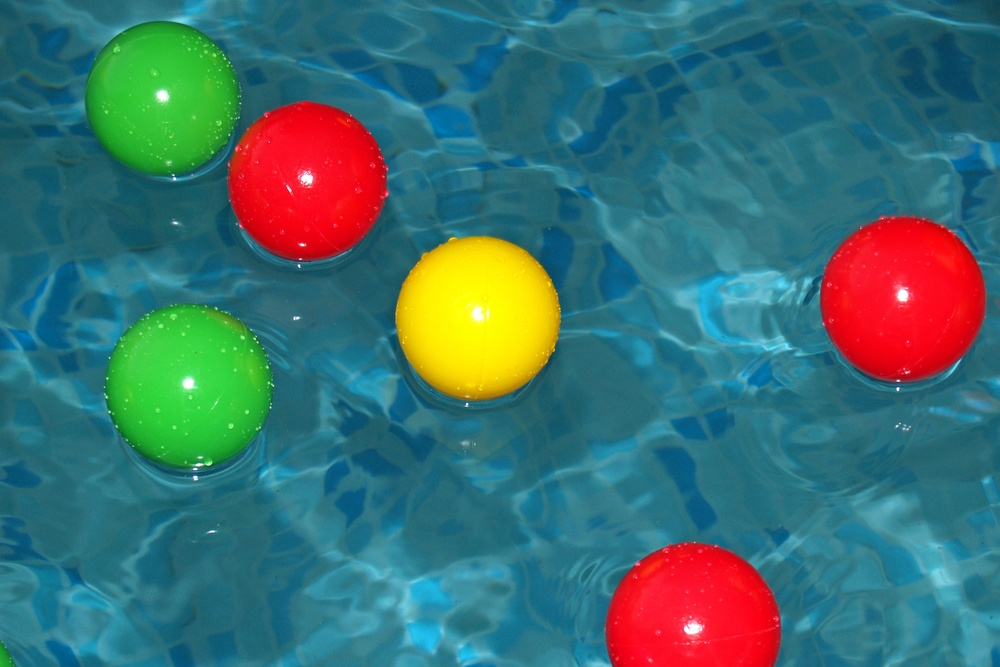
#> input picture SubjuGator/perception/subjugator_perception/nodes/test_images/ball2.jpg, 1000 x 667 px, shrunk from 4368 x 2912 before the run
$ python -i features.py   (imports and definitions only)   (older library calls are emulated)
#> lines starting #> are read from the running program, lines starting #| are printed output that depends on the picture; after the words box and inside, x2 and y2 are one past the last pixel; in counts of white or black regions, pixels touching at a corner belong together
import cv2
import numpy as np
from scipy.signal import ricker


def mexh(pts, scale):
    """Compute a 2d Mexican Hat wavelet 'kernel'"""
    mexican_hat_1d = ricker(pts, scale)
    mexican_hat_2d = np.outer(mexican_hat_1d, mexican_hat_1d)
    return mexican_hat_2d


def circle_kernel(scale=15, mag=1):
    """Compute a circular kernel"""
#> call 2 of circle_kernel, with scale = 15, mag = 1
#> in circle_kernel (call 2), `cv2.circle(kernel, midpoint, midpoint[0] / 2, 1 * mag, -1)`:
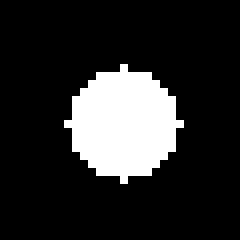
#> kernel: shape (30, 30) float64 (shown 8 times larger); values -1 (black) and 1 (white), 16.6% white; 1 white region, box (x1, y1, x2, y2) and area: (8, 8, 23, 23) 149
#> in circle_kernel (call 3), `cv2.circle(kernel, midpoint, midpoint[0] / 2, 1 * mag, -1)`: kernel: shape (60, 60) float64; values -1 (black) and 1 (white), 19.7% white; 1 white region, box (x1, y1, x2, y2) and area: (15, 15, 46, 46) 709
#> in circle_kernel (call 5), `cv2.circle(kernel, midpoint, midpoint[0] / 2, 1 * mag, -1)`: kernel: shape (30, 30) float64; values -1 (black) and 1 (white), 83.4% white; 1 black region, box (x1, y1, x2, y2) and area: (8, 8, 23, 23) 149
#> further down, picture is the input picture: shape (667, 1000, 3); mean B, G, R 111.9, 111.3, 62.3
    kernel = np.ones((scale * 2, scale * 2)) * -1 * mag
    midpoint = (scale, scale)
    cv2.circle(kernel, midpoint, midpoint[0] / 2, 1 * mag, -1)

    return kernel


def hog_image(image, window_size=100, bin_n=4):
    """Quick convolutional sliding-window computation of HOG features
    The output is in stacked image form

    >>> hog_image(image, window_size=sz, bin_n=bin_n)

    HOG - histogram of oriented gradients
    """
#> called with window_size = 100, bin_n = 4
    gx = cv2.Sobel(image, cv2.CV_32F, 1, 0)
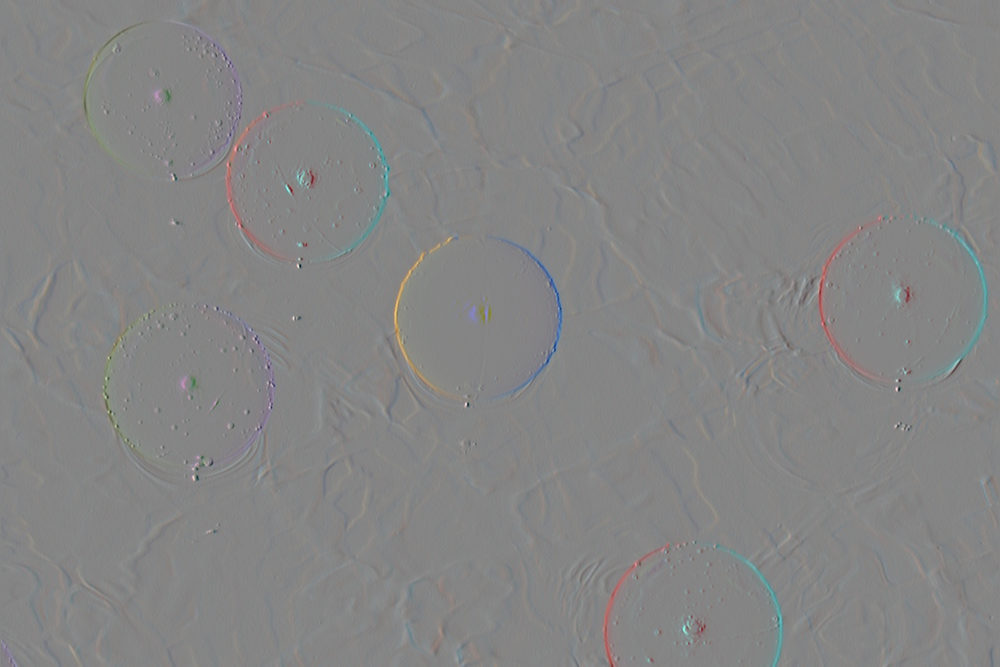
#> gx: shape (667, 1000, 3) float32; mean B, G, R 0.1, 0, 0; drawn with min black and max white
    gy = cv2.Sobel(image, cv2.CV_32F, 0, 1)
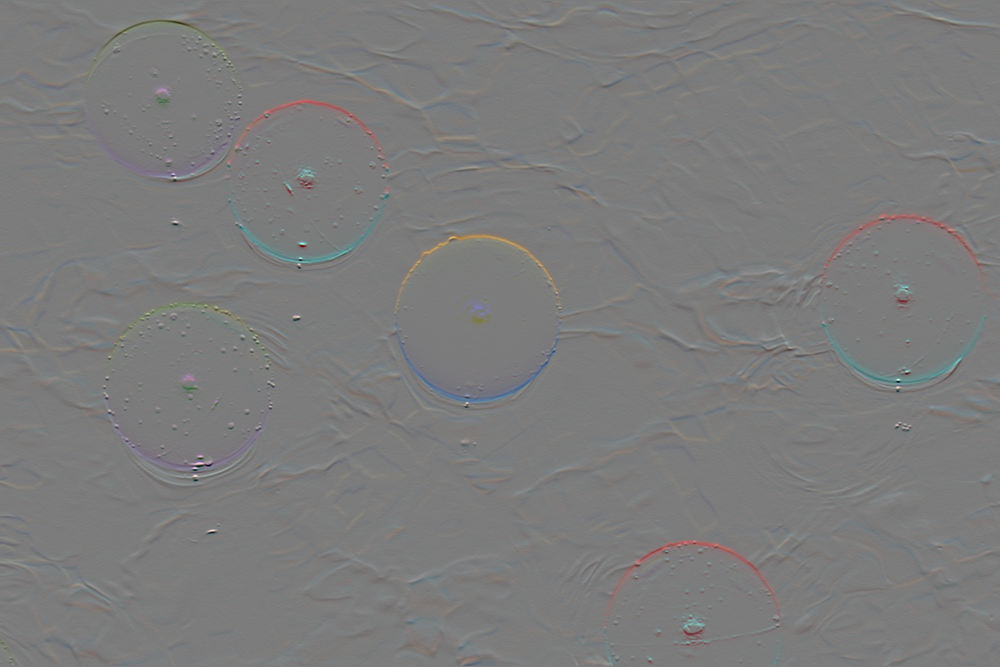
#> gy: shape (667, 1000, 3) float32; mean B, G, R 0, 0, 0.4; drawn with min black and max white
    mag, ang = cv2.cartToPolar(gx, gy)
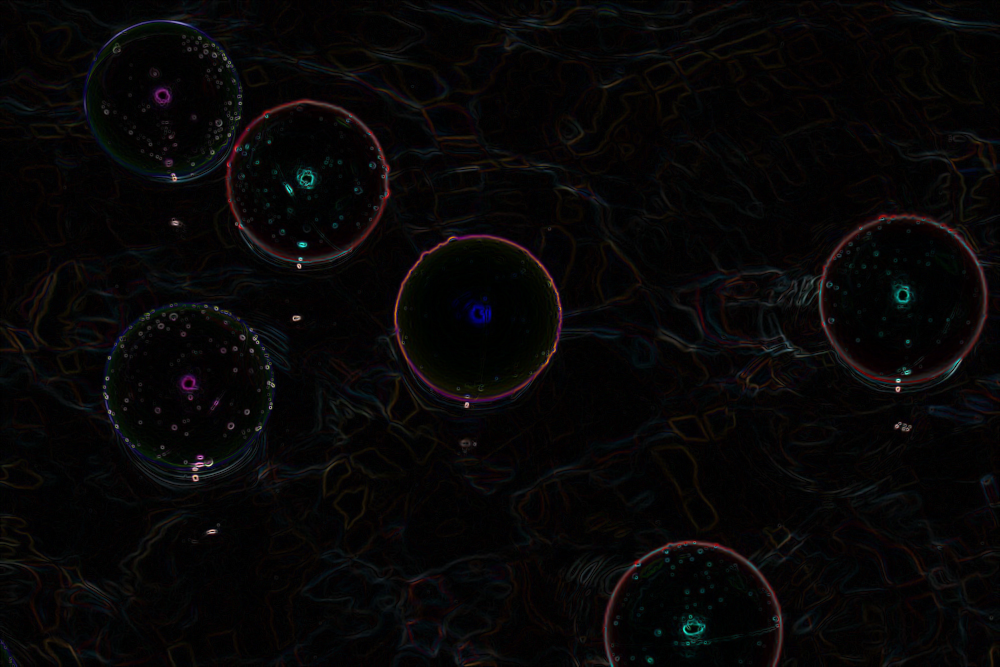
#> mag: shape (667, 1000, 3) float32; mean B, G, R 22.7, 21.8, 25.4; drawn with min black and max white
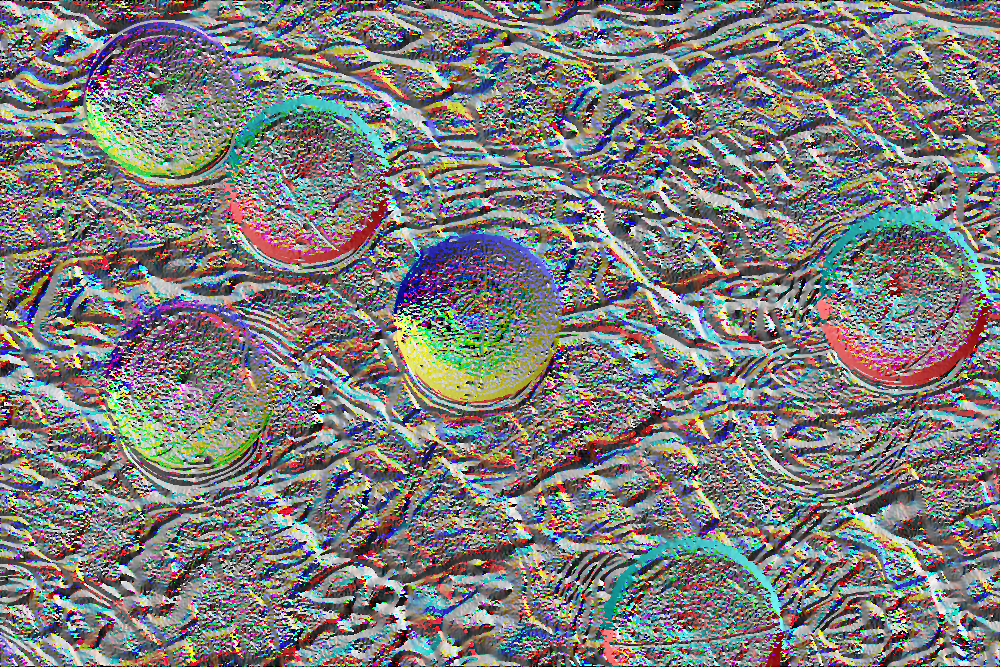
#> ang: shape (667, 1000, 3) float32; mean B, G, R 3.05, 3.07, 3.1; drawn with min black and max white

    _sum = np.ones((window_size, window_size))

    bins = np.int32(bin_n * ang / (2 * np.pi))
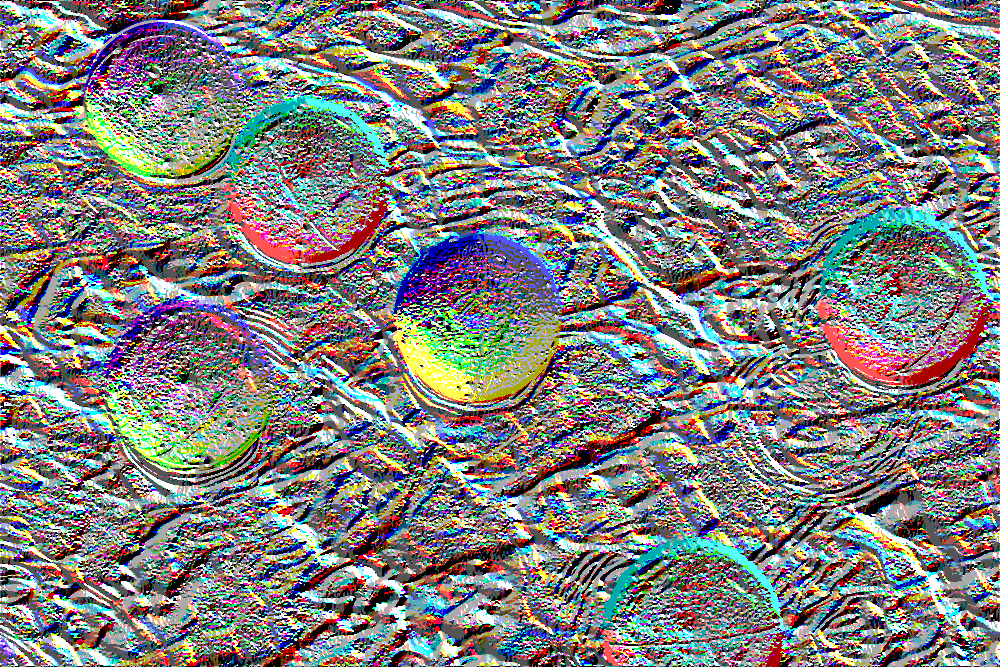
#> bins: shape (667, 1000, 3) int32; mean B, G, R 1.48, 1.49, 1.5; drawn with min black and max white
    output_im = np.zeros((ang.shape[0], ang.shape[1], bin_n))
    for n in range(bin_n):
        vals = (bins == n).astype(np.float32)
        output_im[:, :, n] = cv2.filter2D(vals, -1, _sum)
        output_im[:, :, n] /= np.max(output_im[:, :, n])
#> this loop made 1 pass
#> pass 1, in hog_image, `vals = (bins == n).astype(np.float32)`:
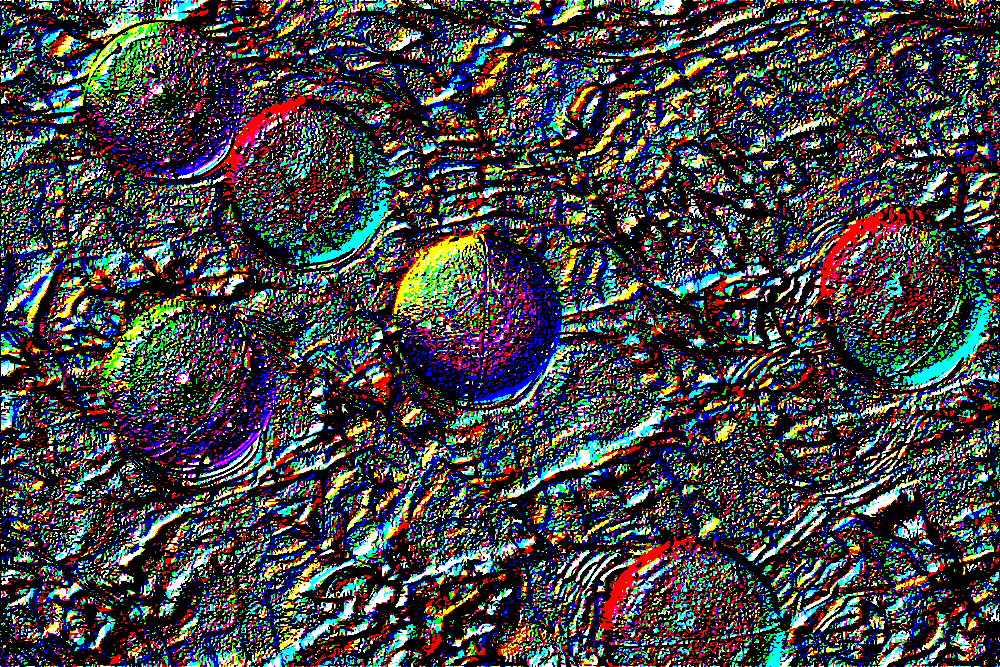
#> vals: shape (667, 1000, 3) float32; mean B, G, R 0.253, 0.251, 0.249
#> after the loop: output_im: shape (667, 1000, 4) float64; every value is 0

    return output_im


def conv_features(image):
    """Generate features by convolving them with our known kernel bank
    Returns an N channel image
    """
    all_convolutions = []
    avg = np.ones((15, 15)) / (15.0 * 15.0)

    for kernel in useful_kernels:
        # Convolve with kernel
        flt = cv2.filter2D(image.astype(np.float32), -1, kernel)
        # Take an average
        flt = cv2.filter2D(flt, -1, avg)
        # Normalize
        flt = (flt - (2 * np.min(flt))) / (np.max(flt) - np.min(flt))
        all_convolutions.append(flt)

    return np.dstack(all_convolutions)


useful_kernels = [
    circle_kernel(5),
    circle_kernel(15),
    circle_kernel(30),
    # circle_kernel(100),
    circle_kernel(5, mag=-1),
    circle_kernel(15, mag=-1),
    circle_kernel(30, mag=-1),
    # circle_kernel(100, mag=-1),
]

# I know this looks ugly.
ksize = 10
box = np.ones((ksize, ksize))
box[ksize // 2 :, :] = -1
# [1 line not run here, left out]

box = np.ones((ksize, ksize))
box[: ksize // 2, :] = -1
# [1 line not run here, left out]

box = np.ones((ksize, ksize))
box[:, ksize // 2 :] = -1
# [1 line not run here, left out]

box = np.ones((ksize, ksize))
box[:, : ksize // 2] = -1
# [1 line not run here, left out]

# [15 lines of commented-out code are left out]

>>> import cv2
>>> picture = cv2.imread('../../../subjugator_perception/nodes/test_images/ball2.jpg')
#> (the run stopped early here; a loop or call above may not have finished)

$ run again, on SubjuGator/perception/subjugator_perception/nodes/test_images/ball1.png
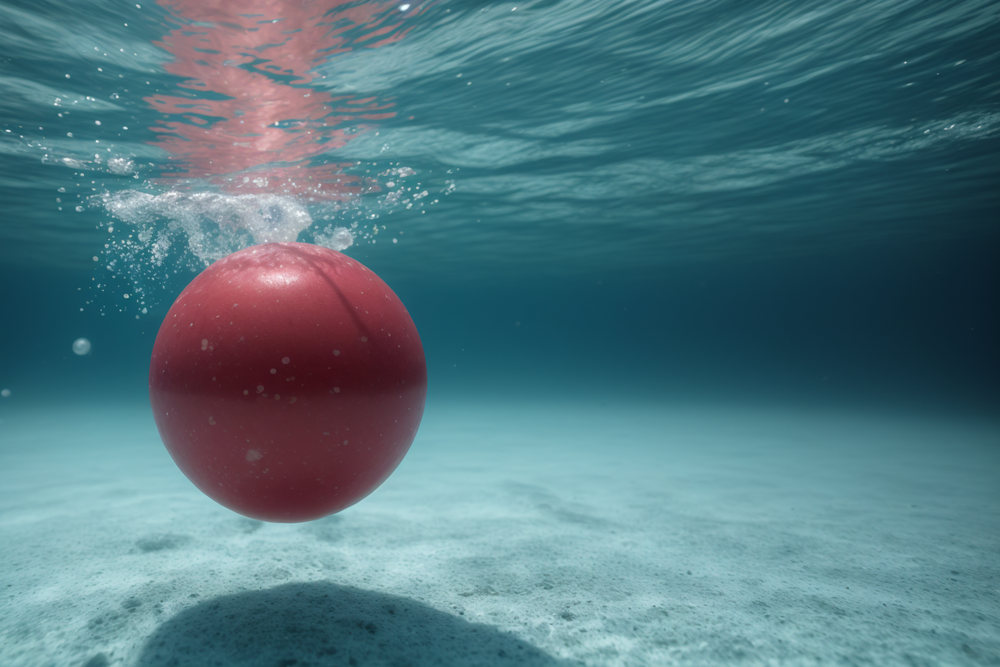
#> input picture SubjuGator/perception/subjugator_perception/nodes/test_images/ball1.png, 1000 x 667 px, shrunk from 1536 x 1024 before the run
#> kernel: shape (30, 30) float64; values -1 (black) and 1 (white), 16.6% white; 1 white region, box (x1, y1, x2, y2) and area: (8, 8, 23, 23) 149
#> kernel: shape (60, 60) float64; values -1 (black) and 1 (white), 19.7% white; 1 white region, box (x1, y1, x2, y2) and area: (15, 15, 46, 46) 709
#> kernel: shape (30, 30) float64; values -1 (black) and 1 (white), 83.4% white; 1 black region, box (x1, y1, x2, y2) and area: (8, 8, 23, 23) 149
#> picture is the input picture: shape (667, 1000, 3); mean B, G, R 128.2, 118.9, 82.1
#> in hog_image, `bins = np.int32(bin_n * ang / (2 * np.pi))`:
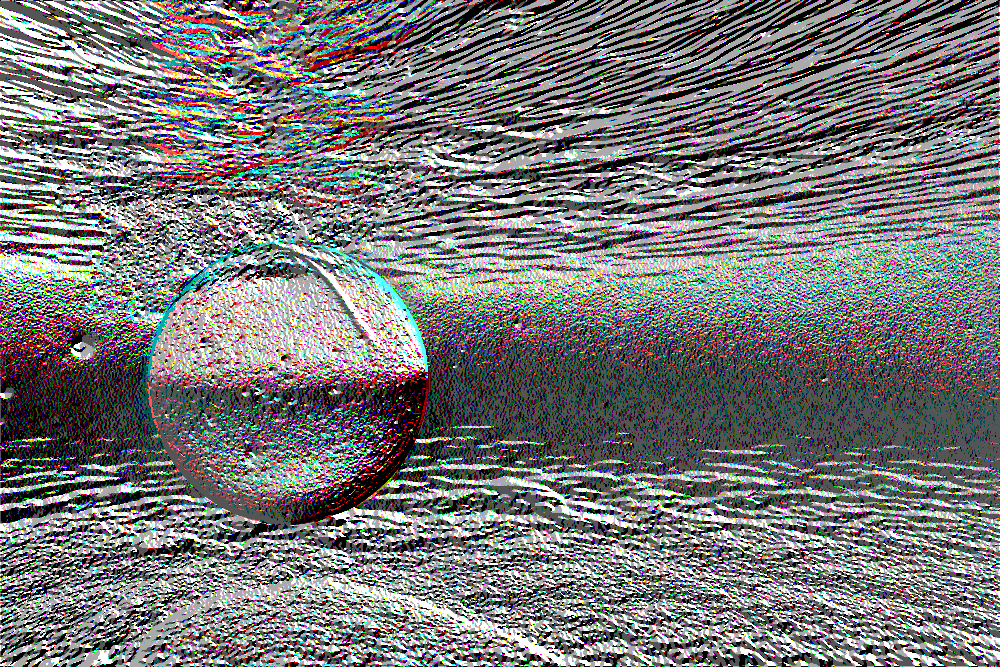
#> bins: shape (667, 1000, 3) int32; mean B, G, R 1.4, 1.39, 1.39; drawn with min black and max white
#> the loop in hog_image, `for n in range(bin_n):` made 1 pass
#> pass 1, in hog_image, `vals = (bins == n).astype(np.float32)`:
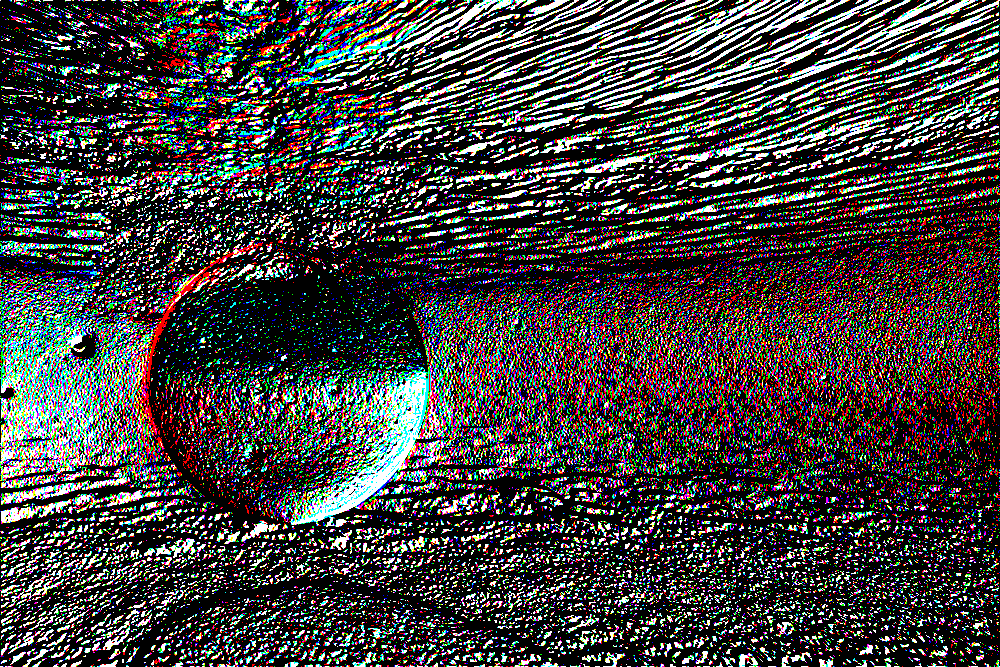
#> vals: shape (667, 1000, 3) float32; mean B, G, R 0.253, 0.258, 0.266

$ run again, on SubjuGator/perception/subjugator_perception/nodes/test_images/underwater-test.PNG
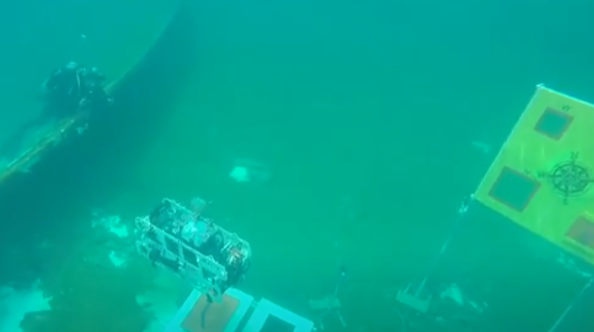
#> input picture SubjuGator/perception/subjugator_perception/nodes/test_images/underwater-test.PNG, 594 x 332 px
#> kernel: shape (30, 30) float64; values -1 (black) and 1 (white), 16.6% white; 1 white region, box (x1, y1, x2, y2) and area: (8, 8, 23, 23) 149
#> kernel: shape (60, 60) float64; values -1 (black) and 1 (white), 19.7% white; 1 white region, box (x1, y1, x2, y2) and area: (15, 15, 46, 46) 709
#> kernel: shape (30, 30) float64; values -1 (black) and 1 (white), 83.4% white; 1 black region, box (x1, y1, x2, y2) and area: (8, 8, 23, 23) 149
#> picture is the input picture: shape (332, 594, 3); mean B, G, R 145.2, 167.8, 5.1
#> in hog_image, `bins = np.int32(bin_n * ang / (2 * np.pi))`:
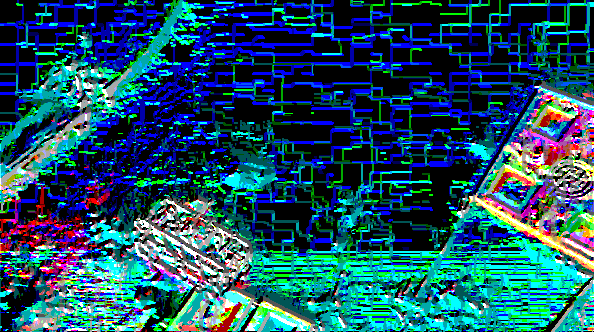
#> bins: shape (332, 594, 3) int32; mean B, G, R 1.17, 0.927, 0.333; drawn with min black and max white
#> the loop in hog_image, `for n in range(bin_n):` made 1 pass
#> pass 1, in hog_image, `vals = (bins == n).astype(np.float32)`:
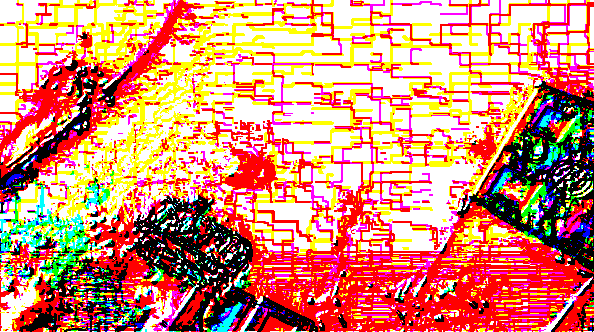
#> vals: shape (332, 594, 3) float32; mean B, G, R 0.457, 0.551, 0.838
